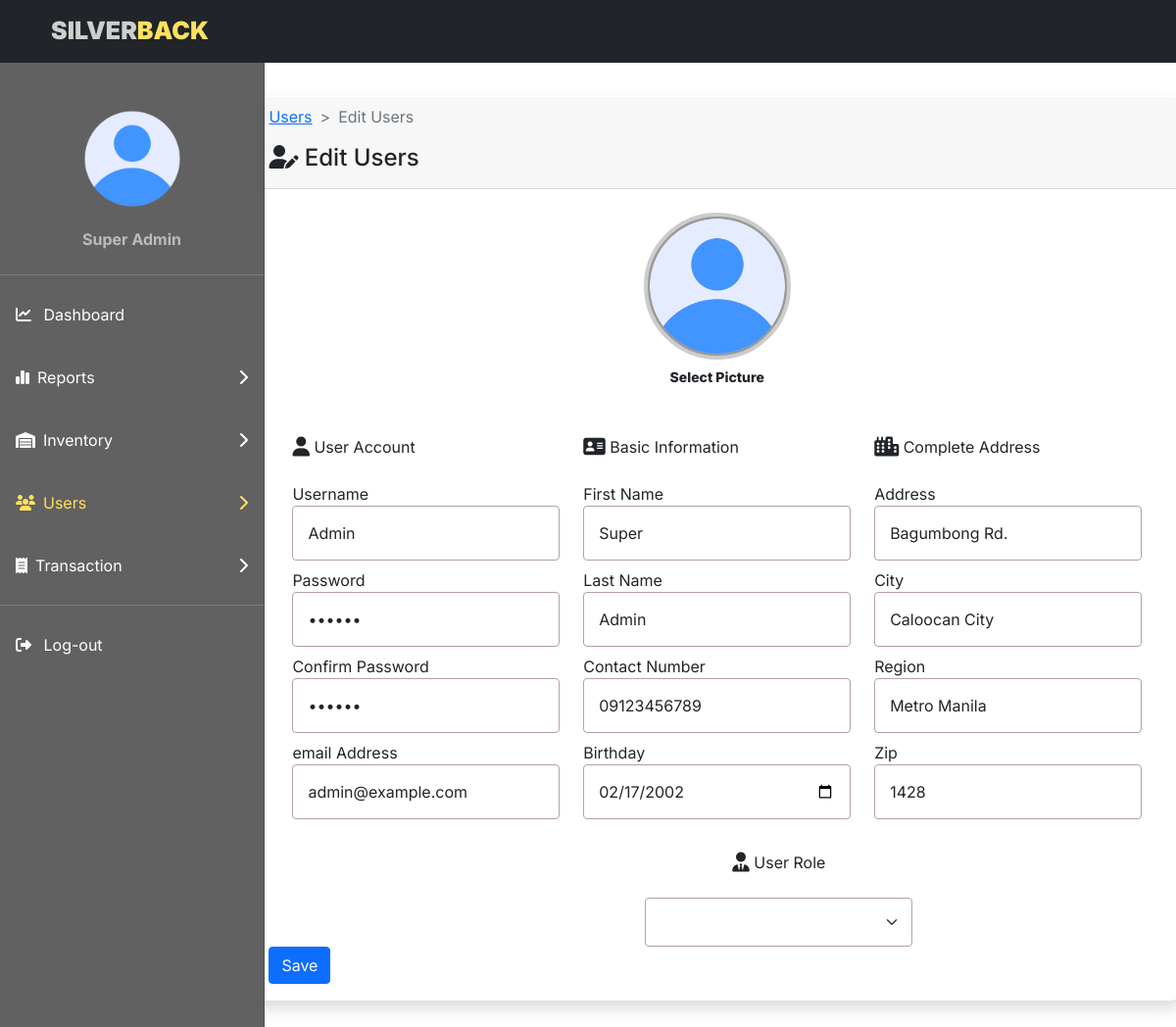
The app's page /admin/users/editusers.php?id=1 (signed in) with its own data.
### tables this page shows
CREATE TABLE `users` (
  `user_id` int(11) NOT NULL,
  `username` varchar(100) NOT NULL,
  `user_email` varchar(100) NOT NULL,
  `user_password` varchar(100) NOT NULL,
  `fname` varchar(50) NOT NULL,
  `lname` varchar(50) NOT NULL,
  `contactnum` varchar(12) NOT NULL,
  `birthday` date NOT NULL,
  `address` varchar(100) NOT NULL,
  `city` varchar(50) NOT NULL,
  `region` varchar(50) NOT NULL,
  `zip` int(10) NOT NULL,
  `image` varchar(100) DEFAULT NULL,
  `role` tinyint(4) NOT NULL DEFAULT 0,
  `ip_add` varchar(12) NOT NULL,
  `token` varchar(40) NOT NULL,
  `created_at` timestamp NOT NULL DEFAULT current_timestamp(),
  `lastactivity` timestamp NULL DEFAULT current_timestamp()
);

### admin/functions/functions.php (called while the page is built, shortened)
<?php
include('../connection/connect.php');
function getUserByID($table, $id)
{
    global $conn;
    $query = "SELECT * FROM $table WHERE user_id=$id";
    return $query_run = mysqli_query($conn, $query);
}
function getProfile(){
    global $conn;
    $q = "SELECT * FROM users WHERE role = '1' ";
    return $q_run = mysqli_query($conn, $q);
}

### admin/users/editusers.php (the view, shortened to what this page needs)
<?php
include('../connection/connect.php');
include('../functions/functions.php');
?>
<!doctype html>
<html lang="en">
<head>
  <link href="https://cdn.jsdelivr.net/npm/bootstrap@5.0.2/dist/css/bootstrap.min.css" rel="stylesheet">
  <link rel="stylesheet" href="https://cdnjs.cloudflare.com/ajax/libs/font-awesome/6.2.1/css/all.min.css" />
  <link rel="stylesheet" href="//cdn.jsdelivr.net/npm/alertifyjs@1.13.1/build/css/alertify.min.css" />
  <link rel="stylesheet" href="//cdn.jsdelivr.net/npm/alertifyjs@1.13.1/build/css/themes/bootstrap.min.css" />
  <link rel="stylesheet" href="../home.css" />
</head>
<body>
  <nav class="navbar navbar-expand-lg navbar-dark bg-dark fixed-top">
    <div class="container-fluid">
      <div class="navbar-brand me-auto ms-lg-0 ms-3 text-uppercase fw-bold">
        <a style="color:#CECECE;font-size: 25px;;font-weight: 900;margin-left:40px">Silver</a><a style="color:#FFE15D;font-size: 25px;;font-weight: 900">back</a><a href="#" style="color:white;margin-left:55rem"></a>
      </div>
    </div>
  </nav>
  <div style="background: rgba( 70, 70, 70, 0.85 );
    backdrop-filter: blur( 15px );
    -webkit-backdrop-filter: blur( 15px ); top:64px" class="offcanvas offcanvas-start sidebar-nav" tabindex="-1" id="sidebar">
    <div class="offcanvas-body p-0">
      <nav class="navbar-dark">
        <ul class="navbar-nav">
          <br><br>
          <div class="uprofile">
            <?php
            $profile = getProfile();
            if (mysqli_num_rows($profile) > 0) {
              foreach ($profile as $dp => $pro) {
            ?>
                <center class="profile">
                  <img src='../profile/<?php echo $pro['image'] ?>' style="width:100px;height:100px;border-radius: 50%" />
                  <p style="color: #bbb;font-weight: 700;margin-top:20px;margin-bottom: 10px"><?php echo $pro['fname'] ?> <?php echo $pro['lname'] ?></p>
                </center>
            <?php
              }
            }
            ?>
          </div>
          <li class="my-0">
            <hr class="dropdown-divider bg-light" />
          </li>
          <li>
            <a style="color: #fff;padding: 20px 20px;" href="../home.php" class="nav-link px-3">
              <span class="me-2"><i class="fa-sharp fa-solid fa-chart-line"></i></span>
              <span>Dashboard</span>
            </a>
          </li>
          <li>
            <a style="color: #fff;padding: 20px 20px;" class="nav-link px-3 sidebar-link" data-bs-toggle="collapse" href="#reports"><span class="me-2"><i class="fa-solid fa-chart-simple"></i></span>
              <span>Reports</span>
              <span class="ms-auto">
                <span class="right-icon">
                  <i class="fa-solid fa-chevron-right drop-down"></i>
                </span>
              </span>
            </a>
          </li>
          <li>
            <a style="color: #fff;padding: 20px 20px;" class="nav-link px-3 sidebar-link" data-bs-toggle="collapse" href="#inventory"><span class="me-2"><i class="fa-sharp fa-solid fa-warehouse"></i></span>
              <span>Inventory</span>
              <span class="ms-auto">
                <span class="right-icon">
                  <i class="fa-solid fa-chevron-right drop-down"></i>
                </span>
              </span>
            </a>
          </li>
          <li>
            <a style="color: #FFE15D;padding: 20px 20px;" class="nav-link px-3 sidebar-link" data-bs-toggle="collapse" href="#user"><span class="me-2"><i class="fa-sharp fa-solid fa-users"></i></span>
              <span>Users</span>
              <span class="ms-auto">
                <span class="right-icon">
                  <i class="fa-solid fa-chevron-right drop-down"></i>
                </span>
              </span>
            </a>
          </li>
          <li>
            <a style="color: #fff;padding: 20px 20px;" class="nav-link px-3 sidebar-link" data-bs-toggle="collapse" href="#transaction"><span class="me-2"><i class="fa-sharp fa-solid fa-receipt"></i>
              </span>
              <span>Transaction</span>
              <span class="ms-auto">
                <span class="right-icon">
                  <i class="fa-solid fa-chevron-right drop-down"></i>
                </span>
              </span>
            </a>
          </li>
          <li class="my-0">
            <hr class="dropdown-divider bg-light" />
          </li>
          <li>
            <a style="color: #fff;padding: 20px 20px;" href="../logout.php" class="nav-link px-3">
              <span class="me-2"><i class="fa-sharp fa-solid fa-right-from-bracket"></i></span>
              <span>Log-out</span>
            </a>
          </li>
        </ul>
      </nav>
    </div>
  </div>
  <div class="container">
    <div class="row">
      <div class="col-md-12 py-md-5 mx-md-5">
        <?php
        if (isset($_GET['id'])) {
          $user_id = $_GET['id'];
          $users = getUserByID("users", $user_id);
          if (mysqli_num_rows($users) > 0) {
            $data = mysqli_fetch_array($users);
        ?>
            <div class="card1 shadow">
              <div class="card-header">
                <nav style="--bs-breadcrumb-divider: '>';" aria-label="breadcrumb">
                  <ol class="breadcrumb">
                    <li class="breadcrumb-item"><a href="./users.php">Users</a></li>
                    <li class="breadcrumb-item active" aria-current="page">Edit Users</li>
                  </ol>
                </nav>
                <h4><i class="fa-solid fa-user-pen"></i> Edit Users</h4>
              </div>
              <div class="card-body">
                <form action="../code.php" method="POST" enctype="multipart/form-data">
                  <center>
                    <div class="mb-5 mt-2">
                      <div class="picture-container">
                        <div class="picture">
                          <img src="../profile/<?= $data['image']; ?>" class="pic-src" id="pic-prev" />
                        </div>
                      </div>
                      <center><small style="font-weight: 800">Select Picture</small></center>
                    </div>
                  </center>
                  <div class="container">
                    <div class="row align-items-start mt-4">
                      <div class="col">
                        <i class="fa-solid fa-user fa-lg"></i> User Account <br><br>
                        <label class="mb-0">Username</label>
                        <input required type="text" name="username" value="<?= $data['username']; ?>" placeholder="Enter First Name" class="form-control mb-2">
                        <label class="mb-0">Password</label>
                        <input required type="password" name="user_password" id="user_password" value="<?= $data['user_password']; ?>" placeholder="Enter Last Name" class="form-control mb-2">
                        <label class="mb-0">Confirm Password</label>
                        <input required type="password" name="cpassword" value="<?= $data['user_password']; ?>" placeholder="Enter email Address" class="form-control mb-2">
                        <label class="mb-0">email Address</label>
                        <input type="email" name="user_email" value="<?= $data['user_email']; ?>" placeholder="Enter email Address" class="form-control mb-2">
                      </div>
                      <div class="col">
                        <i class="fas fa-address-card fa-lg"></i> Basic Information <br><br>
                        <label class="mb-0">First Name</label>
                        <input required type="text" name="fname" value="<?= $data['fname']; ?>" placeholder="Enter First Name" class="form-control mb-2">
                        <label class="mb-0">Last Name</label>
                        <input required type="text" name="lname" value="<?= $data['lname']; ?>" placeholder="Enter Last Name" class="form-control mb-2">
                        <label class="mb-0">Contact Number</label>
                        <input type="number" name="contactnum" value="<?= $data['contactnum']; ?>" placeholder="Enter Contact Number" min=1 class="form-control mb-2">
                        <label class="mb-0">Birthday</label>
                        <input type="date" name="birthday" value="<?= $data['birthday']; ?>" placeholder="Enter Birthday" class="form-control mb-2">
                      </div>
                      <div class="col">
                        <i class="fas fa-city fa-lg"></i> Complete Address <br><br>
                        <label class="mb-0">Address</label>
                        <input required type="text" name="address" value="<?= $data['address']; ?>" placeholder="Enter Address" class="form-control mb-2">
                        <label class="mb-0">City</label>
                        <input required type="text" name="city" value="<?= $data['city']; ?>" placeholder="Enter City" class="form-control mb-2">
                        <label class="mb-0">Region</label>
                        <input required type="text" name="region" value="<?= $data['region']; ?>" placeholder="Enter Region" class="form-control mb-2">
                        <label class="mb-0">Zip</label>
                        <input type="number" name="zip" value="<?= $data['zip']; ?>" placeholder="Enter Zip Code" min=1 class="form-control mb-2">
                      </div>
                    </div>
                    <center>
                      <div class="row align-items-start mt-3">
                        <div class="col-sm-4 mt-2" style="margin-left: 45vh">
                          <i class="fa-solid fa-user-tie fa-lg"></i>
                          <label class="mb-0">User Role</label><br><br>
                          <select name="user_role" class="form-select">
                          </select>
                        </div>
                    </center>
                  </div>
                  <div class="col-md-12">
                    <button class="btn btn-primary" name="update_user">Save</button>
                  </div>
              </div>
            </div>
      </div>
  <?php
          } else {
            echo "User Not Found!";
          }
        } else {
          echo "Something Went Wrong";
        }
  ?>
    </div>
  </div>
</body>
</html>

### admin/home.css (style rules this page uses)
body, button { font-family: "Inter", sans-serif; }
:root { --offcanvas-width: 270px; --topNavbarHeight: 56px; }
.sidebar-nav { width: var(--offcanvas-width); }
.sidebar-link { display: flex; align-items: center; }
.sidebar-link .right-icon { display: inline-flex; }
@media (min-width: 992px) { body { overflow: auto !important; } }
@media (min-width: 992px) { .sidebar-nav { -webkit-transform: none; transform: none; visibility: visible !important; height: calc(100% - var(--topNavbarHeight)); top: var(--topNavbarHeight); } }

### admin/users/editusers.php (style rules this page uses)
.container-fluid .navbar-brand { color: #CECECE; font-size: 25px; text-transform: uppercase; font-weight: 900; height: calc(100% - 9%); }
.card1 { z-index: 1; background: #ffff; box-shadow: 0 8px 32px 0 rgba(31, 38, 135, 0.37); backdrop-filter: blur(20px); -webkit-backdrop-filter: blur(20px); border-radius: 12px; border: 1px solid rgba(255, 255, 255, 0.18); margin-top: 50px; margin-left: 15%; }
.form-control { border: 1px solid #b3a1a1 !important; padding: 15px 15px; }
.form-select { border: 1px solid #b3a1a1 !important; padding: 12px 12px; }
.picture-container { position: relative; cursor: pointer; text-align: center; }
.picture-container .picture { width: 150px; height: 150px; background-color: #999999; border: 4px solid #CCCCCC; color: #FFFFFF; border-radius: 50%; margin: 5px auto; overflow: hidden; transition: all 0.2s; -webkit-transition: all 0.2s; }
.picture-container .pic-src { width: 100%; }

### records on screen
users: image (placeholder picture), fname "Super", lname "Admin", username "Admin", user_email "admin@example.com", contactnum "09123456789", birthday "02/17/2002", address "Bagumbong Rd.", city "Caloocan City", region "Metro Manila", zip "1428"
